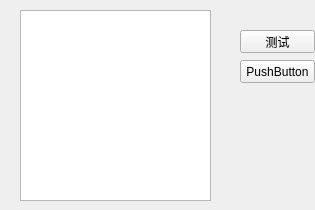
<?xml version="1.0" encoding="UTF-8"?>
<ui version="4.0">
 <class>QTreadTest_0Class</class>
 <widget class="QWidget" name="QTreadTest_0Class">
  <property name="geometry">
   <rect>
    <x>0</x>
    <y>0</y>
    <width>315</width>
    <height>210</height>
   </rect>
  </property>
  <property name="windowTitle">
   <string>QTreadTest_0</string>
  </property>
  <widget class="QPushButton" name="pushButton">
   <property name="geometry">
    <rect>
     <x>240</x>
     <y>60</y>
     <width>75</width>
     <height>23</height>
    </rect>
   </property>
   <property name="text">
    <string>PushButton</string>
   </property>
  </widget>
  <widget class="QTextEdit" name="textEdit">
   <property name="geometry">
    <rect>
     <x>20</x>
     <y>10</y>
     <width>191</width>
     <height>191</height>
    </rect>
   </property>
  </widget>
  <widget class="QPushButton" name="pushButton_2">
   <property name="geometry">
    <rect>
     <x>240</x>
     <y>30</y>
     <width>75</width>
     <height>23</height>
    </rect>
   </property>
   <property name="text">
    <string>测试</string>
   </property>
  </widget>
 </widget>
 <layoutdefault spacing="6" margin="11"/>
 <resources>
  <include location="QTreadTest_0.qrc"/>
 </resources>
 <connections/>
</ui>
